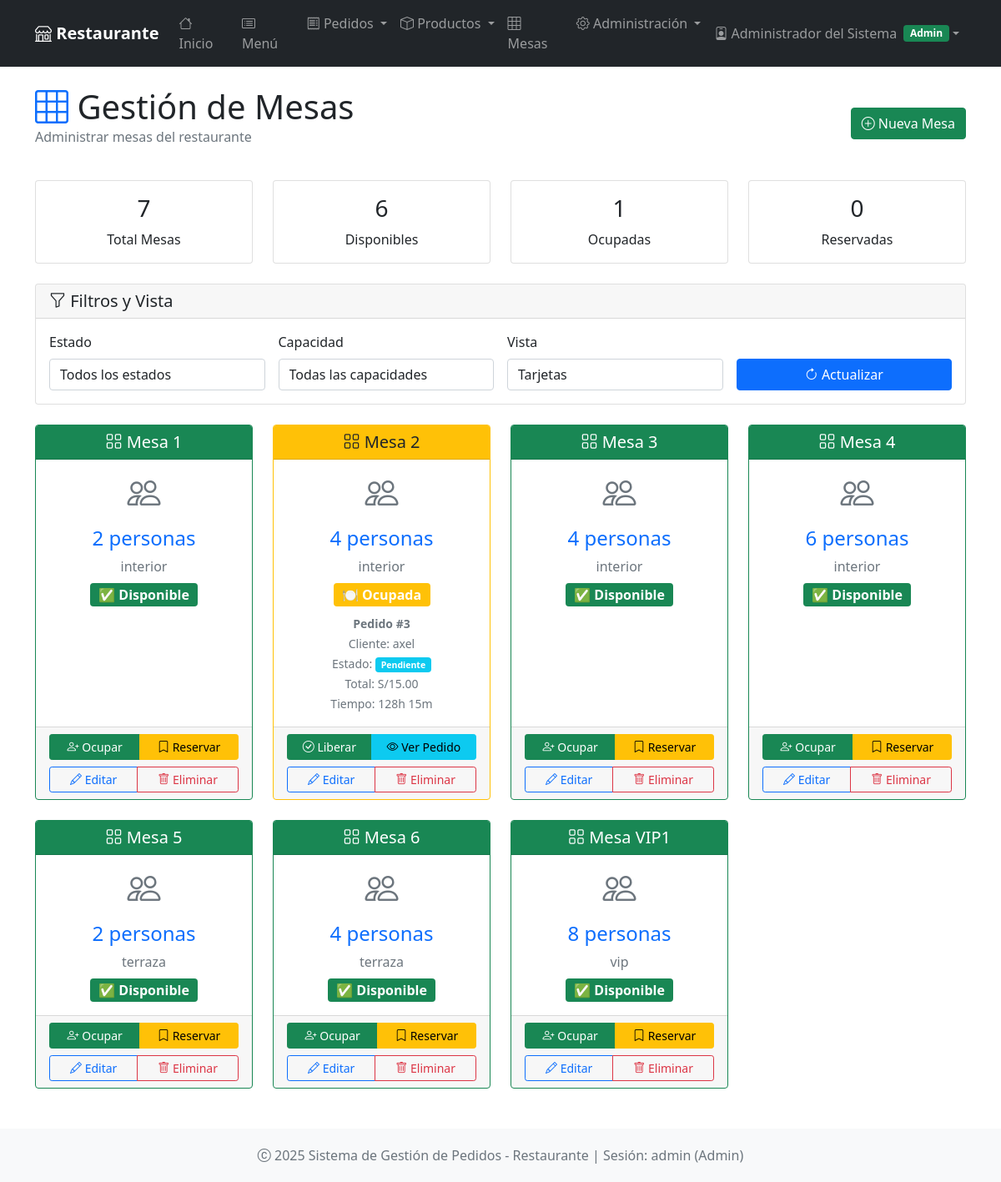
/mesas (signed in), run on the app's committed database.
### app.py (models this page shows, shortened)
class Usuario(UserMixin, db.Model):
    __tablename__ = 'usuarios'
    id = db.Column(db.Integer, primary_key=True)
    username = db.Column(db.String(80), unique=True, nullable=False)
    email = db.Column(db.String(120), unique=True, nullable=False)
    password_hash = db.Column(db.String(120), nullable=False)
    nombre_completo = db.Column(db.String(100), nullable=False)
    rol = db.Column(db.String(20), nullable=False, default='mesero')  # admin, mesero, cocinero
    activo = db.Column(db.Boolean, default=True)
    fecha_creacion = db.Column(db.DateTime, default=lambda: datetime.now(timezone.utc))
    ultimo_acceso = db.Column(db.DateTime)

class Mesa(db.Model):
    __tablename__ = 'mesas'
    id = db.Column(db.Integer, primary_key=True)
    numero = db.Column(db.String(10), unique=True, nullable=False)
    capacidad = db.Column(db.Integer, nullable=False, default=4)
    estado = db.Column(db.String(20), default='disponible')  # disponible, ocupada, reservada
    ubicacion = db.Column(db.String(50))  # interior, terraza, vip
    activa = db.Column(db.Boolean, default=True)
    pedidos = db.relationship('Pedido', backref='mesa_info', lazy=True)

class Pedido(db.Model):
    __tablename__ = 'pedidos'
    id = db.Column(db.Integer, primary_key=True)
    cliente_nombre = db.Column(db.String(100), nullable=False)
    cliente_telefono = db.Column(db.String(20))
    mesa_id = db.Column(db.Integer, db.ForeignKey('mesas.id'))  # Relación con Mesa
    mesa_numero = db.Column(db.String(10))  # Mantener compatibilidad
    estado = db.Column(db.String(20), default='pendiente')
    total = db.Column(db.Float, default=0.0)
    fecha = db.Column(db.DateTime, default=lambda: datetime.now(timezone.utc))
    observaciones = db.Column(db.Text)
    usuario_id = db.Column(db.Integer, db.ForeignKey('usuarios.id'))  # Quien tomó el pedido
    cocinero_id = db.Column(db.Integer, db.ForeignKey('usuarios.id'))  # Quien lo preparó
    detalles = db.relationship('DetallePedido', backref='pedido', lazy=True, cascade='all, delete-orphan')
    usuario = db.relationship('Usuario', foreign_keys=[usuario_id], backref='pedidos_tomados')
    cocinero = db.relationship('Usuario', foreign_keys=[cocinero_id], backref='pedidos_preparados')
    @property
    def mesa(self):
        return self.mesa_numero or (self.mesa_info.numero if self.mesa_info else None)

### app.py (the view)
@app.route('/mesas')
@login_required
def mesas():
    if current_user.rol == 'cocinero':
        flash('No tienes permisos para acceder a la gestión de mesas', 'error')
        return redirect(url_for('index'))
    estado_filtro = request.args.get('estado')
    capacidad_filtro = request.args.get('capacidad')
    query = Mesa.query.filter_by(activa=True)
    if estado_filtro:
        query = query.filter_by(estado=estado_filtro)
    if capacidad_filtro:
        query = query.filter_by(capacidad=int(capacidad_filtro))
    mesas = query.order_by(Mesa.numero).all()
    total_mesas = Mesa.query.filter_by(activa=True).count()
    disponibles = Mesa.query.filter_by(estado='disponible', activa=True).count()
    ocupadas = Mesa.query.filter_by(estado='ocupada', activa=True).count()
    reservadas = Mesa.query.filter_by(estado='reservada', activa=True).count()
    for mesa in mesas:
        mesa.pedido_actual = None
        mesa.tiempo_ocupada = "-"
        try:
            if mesa.estado == 'ocupada' and mesa.pedidos:
                pedido_actual = None
                for pedido in reversed(mesa.pedidos):  # Empezar por el más reciente
                    if pedido.estado not in ['entregado', 'cancelado']:
                        pedido_actual = pedido
                        break
                if pedido_actual:
                    mesa.pedido_actual = pedido_actual
                    try:
                        ahora = datetime.now()
                        fecha_pedido = pedido_actual.fecha
                        if hasattr(ahora, 'tzinfo') and ahora.tzinfo:
                            ahora = ahora.replace(tzinfo=None)
                        if hasattr(fecha_pedido, 'tzinfo') and fecha_pedido.tzinfo:
                            fecha_pedido = fecha_pedido.replace(tzinfo=None)
                        tiempo_ocupada = ahora - fecha_pedido
                        horas = int(tiempo_ocupada.total_seconds() // 3600)
                        minutos = int((tiempo_ocupada.total_seconds() % 3600) // 60)
                        mesa.tiempo_ocupada = f"{horas}h {minutos}m"
                    except Exception as e:
                        mesa.tiempo_ocupada = "N/A"
                        print(f"Error calculando tiempo para mesa {mesa.numero}: {e}")
        except Exception as e:
            mesa.pedido_actual = None
            mesa.tiempo_ocupada = "-"
            print(f"Error procesando mesa {mesa.numero}: {e}")
    stats = {
        'total_mesas': total_mesas,
        'disponibles': disponibles,
        'ocupadas': ocupadas,
        'reservadas': reservadas
    }
    return render_template('mesas/index.html', mesas=mesas, stats=stats)

### app.py (called while the page is built)
@login_manager.user_loader
def load_user(user_id):
    return db.session.get(Usuario, int(user_id))

### app/templates/mesas/index.html (shortened to what this page needs)
{% extends "base.html" %}
{% block content %}
<div class="row align-items-center mb-4">
    <div class="col">
        <h1 class="display-6 mb-0">
            <i class="bi bi-grid-3x3 text-primary"></i> Gestión de Mesas
        </h1>
        <p class="text-muted">Administrar mesas del restaurante</p>
    </div>
    <div class="col-auto">
        <button class="btn btn-success" data-bs-toggle="modal" data-bs-target="#modalNuevaMesa">
            <i class="bi bi-plus-circle"></i> Nueva Mesa
        </button>
    </div>
</div>
<div class="row mb-4">
    <div class="col-md-3">
        <div class="card text-bg-primary">
            <div class="card-body text-center">
                <h3 class="card-title">{{ stats.total_mesas }}</h3>
                <p class="card-text">Total Mesas</p>
            </div>
        </div>
    </div>
    <div class="col-md-3">
        <div class="card text-bg-success">
            <div class="card-body text-center">
                <h3 class="card-title">{{ stats.disponibles }}</h3>
                <p class="card-text">Disponibles</p>
            </div>
        </div>
    </div>
    <div class="col-md-3">
        <div class="card text-bg-warning">
            <div class="card-body text-center">
                <h3 class="card-title">{{ stats.ocupadas }}</h3>
                <p class="card-text">Ocupadas</p>
            </div>
        </div>
    </div>
    <div class="col-md-3">
        <div class="card text-bg-danger">
            <div class="card-body text-center">
                <h3 class="card-title">{{ stats.reservadas }}</h3>
                <p class="card-text">Reservadas</p>
            </div>
        </div>
    </div>
</div>
<div class="card mb-4">
    <div class="card-header">
        <h5 class="mb-0">
            <i class="bi bi-funnel"></i> Filtros y Vista
        </h5>
    </div>
    <div class="card-body">
        <form method="GET" class="row g-3">
            <div class="col-md-3">
                <label for="estado_filtro" class="form-label">Estado</label>
                <select name="estado" class="form-control" id="estado_filtro">
                    <option value="">Todos los estados</option>
                </select>
            </div>
            <div class="col-md-3">
                <label for="capacidad_filtro" class="form-label">Capacidad</label>
                <select name="capacidad" class="form-control" id="capacidad_filtro">
                    <option value="">Todas las capacidades</option>
                </select>
            </div>
            <div class="col-md-3">
                <label for="vista" class="form-label">Vista</label>
                <select name="vista" class="form-control" id="vista">
                    <option value="grid" {{ 'selected' if request.args.get('vista', 'grid') == 'grid' }}>Tarjetas</option>
                </select>
            </div>
            <div class="col-md-3 d-flex align-items-end">
                <button type="submit" class="btn btn-primary w-100">
                    <i class="bi bi-arrow-clockwise"></i> Actualizar
                </button>
            </div>
        </form>
    </div>
</div>
{% if request.args.get('vista', 'grid') == 'grid' %}
<div class="row">
    {% for mesa in mesas %}
    <div class="col-md-4 col-lg-3 mb-4">
        <div class="card h-100 {{ 'border-success' if mesa.estado == 'disponible' else 'border-warning' if mesa.estado == 'ocupada' else 'border-danger' }}">
            <div class="card-header text-center
                      {{ 'bg-success text-white' if mesa.estado == 'disponible' else
                         'bg-warning text-dark' if mesa.estado == 'ocupada' else
                         'bg-danger text-white' }}">
                <h5 class="mb-0">
                    <i class="bi bi-grid"></i> Mesa {{ mesa.numero }}
                </h5>
            </div>
            <div class="card-body text-center">
                <div class="mb-3">
                    <i class="bi bi-people display-6 text-muted"></i>
                </div>
                <h4 class="text-primary">{{ mesa.capacidad }} personas</h4>
                <p class="text-muted mb-2">{{ mesa.ubicacion }}</p>
                {% if mesa.estado == 'disponible' %}
                    <span class="badge bg-success fs-6">✅ Disponible</span>
                {% elif mesa.estado == 'ocupada' %}
                    <span class="badge bg-warning fs-6">🍽️ Ocupada</span>
                    {% if mesa.pedido_actual %}
                    <div class="mt-2">
                        <small class="text-muted">
                            <strong>Pedido #{{ mesa.pedido_actual.id }}</strong><br>
                            Cliente: {{ mesa.pedido_actual.cliente_nombre }}<br>
                            Estado: <span class="badge bg-info">{{ mesa.pedido_actual.estado.title() }}</span><br>
                            Total: S/{{ "%.2f"|format(mesa.pedido_actual.total) }}<br>
                            Tiempo: {{ mesa.tiempo_ocupada }}
                        </small>
                    </div>
                    {% endif %}
                {% elif mesa.estado == 'reservada' %}
                    <span class="badge bg-danger fs-6">📋 Reservada</span>
                {% endif %}
            </div>
            <div class="card-footer">
                <div class="btn-group w-100" role="group">
                    {% if mesa.estado == 'disponible' %}
                        <button class="btn btn-success btn-sm" onclick="cambiarEstado({{ mesa.id }}, 'ocupada')">
                            <i class="bi bi-person-plus"></i> Ocupar
                        </button>
                        <button class="btn btn-warning btn-sm" onclick="cambiarEstado({{ mesa.id }}, 'reservada')">
                            <i class="bi bi-bookmark"></i> Reservar
                        </button>
                    {% elif mesa.estado == 'ocupada' %}
                        <button class="btn btn-success btn-sm" onclick="cambiarEstado({{ mesa.id }}, 'disponible')">
                            <i class="bi bi-check-circle"></i> Liberar
                        </button>
                        {% if mesa.pedido_actual %}
                        <a href="{{ url_for('lista_pedidos') }}?mesa={{ mesa.id }}" class="btn btn-info btn-sm">
                            <i class="bi bi-eye"></i> Ver Pedido
                        </a>
                        {% endif %}
                    {% endif %}
                </div>
                <div class="btn-group w-100 mt-2" role="group">
                    <button class="btn btn-outline-primary btn-sm" onclick="editarMesa({{ mesa.id }})">
                        <i class="bi bi-pencil"></i> Editar
                    </button>
                    <button class="btn btn-outline-danger btn-sm" onclick="confirmarEliminar({{ mesa.id }}, {{ mesa.numero }})">
                        <i class="bi bi-trash"></i> Eliminar
                    </button>
                </div>
            </div>
        </div>
    </div>
    {% endfor %}
</div>
{% endif %}
{% endblock %}

### app/templates/base.html (shortened to what this page needs)
<!DOCTYPE html>
<html lang="es">
<head>
    <link href="https://cdn.jsdelivr.net/npm/bootstrap@5.1.3/dist/css/bootstrap.min.css" rel="stylesheet">
    <link href="https://cdn.jsdelivr.net/npm/bootstrap-icons@1.8.1/font/bootstrap-icons.css" rel="stylesheet">
</head>
<body class="d-flex flex-column min-vh-100">
    <nav class="navbar navbar-expand-lg navbar-dark bg-dark">
        <div class="container">
            <a class="navbar-brand" href="{{ url_for('index') }}">
                <i class="bi bi-shop"></i> Restaurante
            </a>
            <div class="collapse navbar-collapse" id="navbarNav">
                {% if current_user.is_authenticated %}
                <ul class="navbar-nav me-auto">
                    <li class="nav-item">
                        <a class="nav-link" href="{{ url_for('index') }}">
                            <i class="bi bi-house"></i> Inicio
                        </a>
                    </li>
                    {% if current_user.rol == 'admin' %}
                    <li class="nav-item">
                        <a class="nav-link" href="{{ url_for('menu') }}">
                            <i class="bi bi-card-list"></i> Menú
                        </a>
                    </li>
                    <li class="nav-item dropdown">
                        <a class="nav-link dropdown-toggle" href="#" role="button" data-bs-toggle="dropdown">
                            <i class="bi bi-receipt"></i> Pedidos
                        </a>
                    </li>
                    <li class="nav-item dropdown">
                        <a class="nav-link dropdown-toggle" href="#" role="button" data-bs-toggle="dropdown">
                            <i class="bi bi-box"></i> Productos
                        </a>
                    </li>
                    <li class="nav-item">
                        <a class="nav-link" href="{{ url_for('mesas') }}">
                            <i class="bi bi-grid-3x3"></i> Mesas
                        </a>
                    </li>
                    <li class="nav-item dropdown">
                        <a class="nav-link dropdown-toggle" href="#" role="button" data-bs-toggle="dropdown">
                            <i class="bi bi-gear"></i> Administración
                        </a>
                    </li>
                    {% endif %}
                </ul>
                <ul class="navbar-nav">
                    <li class="nav-item dropdown">
                        <a class="nav-link dropdown-toggle d-flex align-items-center" href="#" role="button" data-bs-toggle="dropdown">
                            {% if current_user.rol == 'admin' %}
                                <i class="bi bi-person-badge me-1"></i>
                            {% elif current_user.rol == 'mesero' %}
                                <i class="bi bi-person-circle me-1"></i>
                            {% elif current_user.rol == 'cocinero' %}
                                <i class="bi bi-chef-hat me-1"></i>
                            {% endif %}
                            {{ current_user.nombre_completo }}
                            <span class="badge bg-{{ 'success' if current_user.rol == 'admin' else 'info' if current_user.rol == 'mesero' else 'warning' }} ms-2">
                                {{ current_user.rol.title() }}
                            </span>
                        </a>
                    </li>
                </ul>
                {% endif %}
            </div>
        </div>
    </nav>
    <main class="container my-4 flex-grow-1">
        {% block content %}{% endblock %}
    </main>
    <footer class="footer bg-light">
        <div class="container text-center">
            <span class="text-muted">
                <i class="bi bi-c-circle"></i> 2025 Sistema de Gestión de Pedidos - Restaurante
                {% if current_user.is_authenticated %}
                    | Sesión: {{ current_user.username }} ({{ current_user.rol.title() }})
                {% endif %}
            </span>
        </div>
    </footer>
</body>
</html>

### app/templates/base.html (style rules this page uses)
.navbar-brand { font-weight: bold; }
.footer { margin-top: auto; padding: 20px 0; background-color: #f8f9fa; }
.min-vh-100 { min-height: 100vh; }

### data on the page
Usuario: nombre_completo "Administrador del Sistema", rol "Admin", username "admin"
Mesa: numero "1", capacidad "2", ubicacion "interior", estado "✅ Disponible"
Mesa: numero "2", capacidad "4", ubicacion "interior", pedido_actual.id "3", pedido_actual.cliente_nombre "axel", pedido_actual.estado "Pendiente", tiempo_ocupada "128h 15m"
Pedido: pedido_actual.total "15.00"
Mesa: numero "3", capacidad "4", ubicacion "interior", estado "✅ Disponible"
Mesa: numero "4", capacidad "6", ubicacion "interior", estado "✅ Disponible"
Mesa: numero "5", capacidad "2", ubicacion "terraza", estado "✅ Disponible"
Mesa: numero "6", capacidad "4", ubicacion "terraza", estado "✅ Disponible"
Mesa: numero "VIP1", capacidad "8", ubicacion "vip", estado "✅ Disponible"

### other printed values
{{ stats.total_mesas }} "7"
{{ stats.disponibles }} "6"
{{ stats.ocupadas }} "1"
{{ stats.reservadas }} "0"
